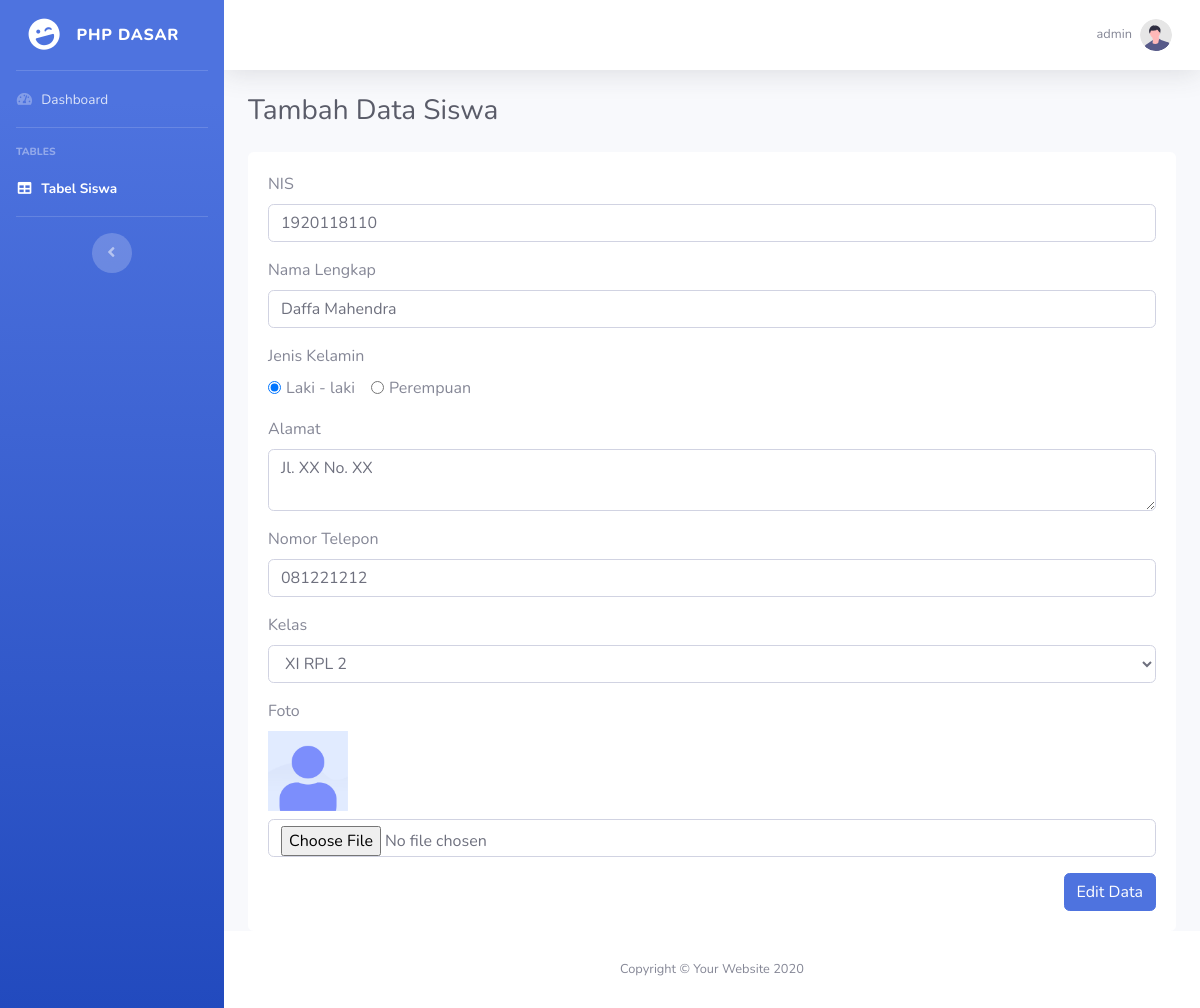
Page /edit.php?nis=1920118110 (signed in) on the committed database.
### tables this page shows
CREATE TABLE `students` (
  `id` int(11) NOT NULL,
  `nis` char(10) NOT NULL,
  `name` varchar(255) NOT NULL,
  `gender` enum('P','L') NOT NULL,
  `address` varchar(255) NOT NULL,
  `phone_number` varchar(255) NOT NULL,
  `class_id` int(11) NOT NULL,
  `avatar` varchar(255) NOT NULL
);

CREATE TABLE `classes` (
  `id` int(11) NOT NULL,
  `name` varchar(255) NOT NULL
);

### edit.php (called while the page is built, shortened)
<?php
include "lib/library.php";
$nis = $_GET["nis"];
$query = "SELECT * FROM students WHERE nis = '$nis'";
$result = $mysqli->query($query);
$student = $result->fetch_assoc();
$query = "SELECT * FROM classes";
$result = $mysqli->query($query);
include "views/insert.php";

### views/insert.php (the view, shortened to what this page needs)
<?php
$action = "insert";
if (!empty($student)) $action = "edit";
?>
<!doctype html>
<html lang="en">
<head>
    <link rel="stylesheet" href="https://cdnjs.cloudflare.com/ajax/libs/font-awesome/5.15.2/css/all.min.css" />
    <link href="assets/css/sb-admin-2.min.css" rel="stylesheet">
    <link href="assets/vendor/datatables/dataTables.bootstrap4.min.css" rel="stylesheet">
</head>
<body id="page-top">
    <div id="wrapper">
        <ul class="navbar-nav bg-gradient-primary sidebar sidebar-dark accordion" id="accordionSidebar">
            <a class="sidebar-brand d-flex align-items-center justify-content-center" href="index.html">
                <div class="sidebar-brand-icon rotate-n-15">
                    <i class="fas fa-laugh-wink"></i>
                </div>
                <div class="sidebar-brand-text mx-3">PHP Dasar</div>
            </a>
            <hr class="sidebar-divider my-0">
            <li class="nav-item">
                <a class="nav-link" href="index.html">
                    <i class="fas fa-fw fa-tachometer-alt"></i>
                    <span>Dashboard</span></a>
            </li>
            <hr class="sidebar-divider">
            <div class="sidebar-heading">
                Tables
            </div>
            <li class="nav-item active">
                <a class="nav-link" href="index.php">
                    <i class="fas fa-fw fa-table"></i>
                    <span>Tabel Siswa</span></a>
            </li>
            <hr class="sidebar-divider d-none d-md-block">
            <div class="text-center d-none d-md-inline">
                <button class="rounded-circle border-0" id="sidebarToggle"></button>
            </div>
        </ul>
        <div id="content-wrapper" class="d-flex flex-column">
            <div id="content">
                <nav class="navbar navbar-expand navbar-light bg-white topbar mb-4 static-top shadow">
                    <ul class="navbar-nav ml-auto">
                        <li class="nav-item dropdown no-arrow">
                            <a class="nav-link dropdown-toggle" href="#" id="userDropdown" role="button" data-toggle="dropdown" aria-haspopup="true" aria-expanded="false">
                                <span class="mr-2 d-none d-lg-inline text-gray-600 small"><?= $_SESSION["username"] ?></span>
                                <img class="img-profile rounded-circle" src="assets/img/undraw_profile.svg">
                            </a>
                        </li>
                    </ul>
                </nav>
                <div class="container-fluid">
                    <h1 class="h3 mb-4 text-gray-800">Tambah Data Siswa</h1>
                    <div class="card border-0">
                        <div class="card-body">
                            <form action="<?= $action ?>.php" method="POST" enctype="multipart/form-data">
                                <div class="form-group">
                                    <label for="nis">NIS</label>
                                    <input type="number" class="form-control" id="nis" name="nis" value="<?= @$student["nis"] ?>" required>
                                </div>
                                <div class="form-group">
                                    <label for="name">Nama Lengkap</label>
                                    <input type="text" class="form-control" id="name" name="name" value="<?= @$student["name"] ?>" required>
                                </div>
                                <div class="form-group">
                                    <label for="gender">Jenis Kelamin</label> <br>
                                    <div class="form-check form-check-inline">
                                        <input class="form-check-input" type="radio" name="gender" id="L" value="L" <?= @$student["gender"] == "L" ? "checked" : "" ?> required>
                                        <label class="form-check-label" for="L">Laki - laki</label>
                                    </div>
                                    <div class="form-check form-check-inline">
                                        <input class="form-check-input" type="radio" name="gender" id="P" value="P" <?= @$student["gender"] == "P" ? "checked" : "" ?> required>
                                        <label class="form-check-label" for="P">Perempuan</label>
                                    </div>
                                </div>
                                <div class="form-group">
                                    <label for="address">Alamat</label>
                                    <textarea name="address" id="address" class="form-control" required><?= @$student["address"] ?></textarea>
                                </div>
                                <div class="form-group">
                                    <label for="phone_number">Nomor Telepon</label>
                                    <input type="number" class="form-control" id="phone_number" name="phone_number" value="<?= @$student["phone_number"] ?>" required>
                                </div>
                                <div class="form-group">
                                    <label for="class_id">Kelas</label>
                                    <select name="class_id" id="class_id" class="form-control" required>
                                        <?php while ($class = $result->fetch_assoc()) : ?>
                                            <option value="<?= $class['id'] ?>" <?= @($student['class_id'] == $class['id']) ? 'selected' : '' ?>>
                                                <?= $class['name'] ?>
                                            </option>
                                        <?php endwhile; ?>
                                    </select>
                                </div>
                                <div class="form-group">
                                    <label for="avatar">Foto</label>
                                    <?php if ($action == "edit") : ?>
                                        <?php if (strlen(@$student["avatar"]) > 0) : ?>
                                            <img src="assets/img/students/<?= @$student["avatar"] ?>" alt="<?= @$student["name"] ?>" width="80px" class="d-block mb-2">
                                        <?php else : ?>
                                            <img src="assets/img/students/default.jpg" alt="Default Avatar" width="80px" class="d-block mb-2">
                                        <?php endif; ?>
                                    <?php endif; ?>
                                    <input type="file" name="avatar" id="avatar" class="form-control">
                                </div>
                                <div class="row">
                                    <div class="col-md-12 d-flex justify-content-end">
                                        <button class="btn btn-primary text-capitalize" type="submit"><?= $action ?> Data</button>
                                    </div>
                                </div>
                            </form>
                        </div>
                    </div>
                </div>
            </div>
            <footer class="sticky-footer bg-white">
                <div class="container my-auto">
                    <div class="copyright text-center my-auto">
                        <span>Copyright &copy; Your Website 2020</span>
                    </div>
                </div>
            </footer>
        </div>
    </div>
</body>
</html>

### rows in the picture
students: nis "1920118110", name "Daffa Mahendra", gender "☑ Laki - laki", gender "☐ Perempuan", address "Jl. XX No. XX", phone_number "081221212", class_id "XI RPL 2", avatar (placeholder picture)

### other values in the picture
$_SESSION["username"] "admin"
$action "Edit"
